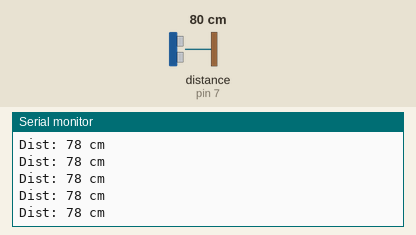
Recording of a sketch running on a simulated Arduino Uno, built with avr-gcc and run on an emulated ATmega328P. Parts: the last lines printed to the serial monitor. Wiring (inferred from the names in the program): ultrasonic range finder: trigger pin 11; echo pin 7. Inputs (shaded band) come from the test bench; at power-on: distance to the obstacle (sensor on pin 7) 80 cm. The echo pulse lasts 58.3 µs per cm.

Above: at 1.2 s.
1.3 s: distance to the obstacle (sensor on pin 7) set to 2 cm
At 1.8 s:
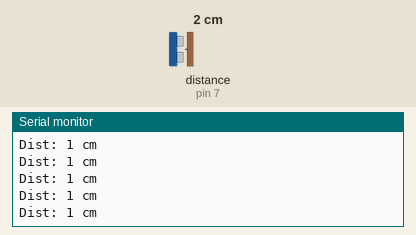
2.8 s: distance to the obstacle (sensor on pin 7) set to 4 cm
At 3.8 s:
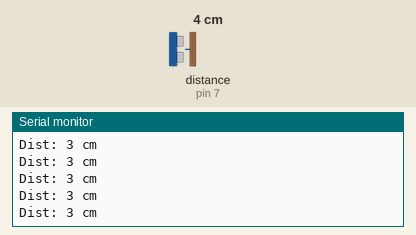
Timing chart, 0 to 5.8 s (numbered marks = the images above; inputs shaded):
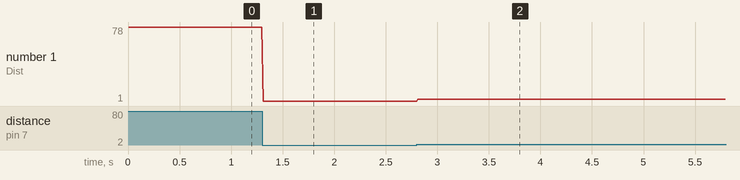

The sketch:

echo_test.ino
```cpp
int trigger_pin = 11;
int echo_pin = 7;

long dur;
int dist;

void setup() {
  // put your setup code here, to run once:
  Serial.begin(115200);
  while (!Serial) delay(10);
  pinMode(trigger_pin, OUTPUT);
  pinMode(echo_pin, INPUT);

}

void loop() {
  // put your main code here, to run repeatedly:
  digitalWrite(trigger_pin, LOW);
  delayMicroseconds(2);
  digitalWrite(trigger_pin, HIGH);
  delayMicroseconds(10);
  digitalWrite(trigger_pin, LOW);

  dur = pulseIn(echo_pin, HIGH);
  dist = (dur*0.034)/2.0;

  Serial.print("Dist: ");
  Serial.print(dist);
  Serial.print(" cm");
  Serial.println();

  delay(10);
}
```

Measured:
- after the input at 1.3 s, the serial monitor: prints a new line at once (image 1)
- after the input at 2.8 s, the serial monitor: prints a new line at once (image 2)
- plotted number 1: 78 → 1 after the input at 1.3 s, 1 → 3 after the input at 2.8 s
